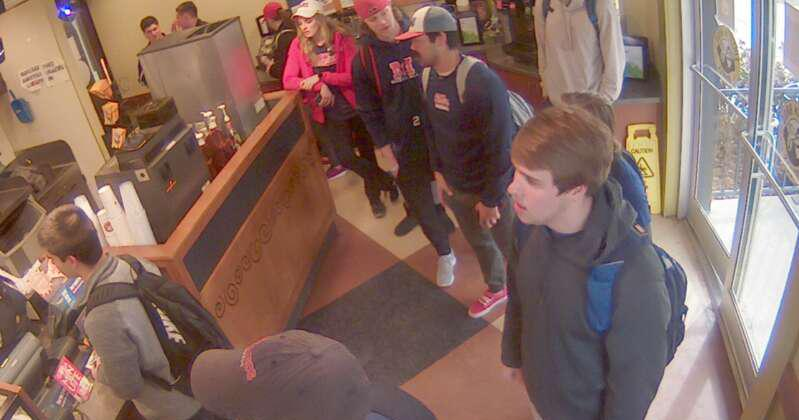
#> input picture data_ch3a/YellowIguana/einsteinatanderson/einsteinatanderson_10.jpg, 799 x 420 px, found by its file name; its folder holds 4 pictures in this run
$ python main.py
#> lines starting #> are read from the running program, lines starting #| are printed output that depends on the picture
# -*- coding: utf-8 -*-
"""
Created on Tue Oct  2 11:24:07 2018

@author: drodr
"""

import numpy as np
import matplotlib.pyplot as mplot
from PIL import Image
from os import listdir
from os.path import isfile, join
#delete images 1, 4, 7, 9, 13, 18, 131, 133, 138, 143

userinput = int(input("Enter a threshold value between 0 and 255: "))
#> the answer given: 100

while userinput < 0 or userinput > 255:
    userinput = int(input("Invalid Input. Enter a threshold value between 0 and 255: "))

images = [f for f in listdir("einsteinatanderson") if isfile(join("einsteinatanderson", f))]

img = []
for index in range(0, len(images)):
    image = Image.open("einsteinatanderson/" + images[index])
#> image is the input picture: PIL image 799x420 RGB; mean R, G, B 133.6, 105.5, 96.9
    img.append(np.float64(image))

average_image = img[0]
for index in range(1, len(img)):
    average_image += img[index]
#> this loop made 3 passes
#> pass 1, `average_image += img[index]`:
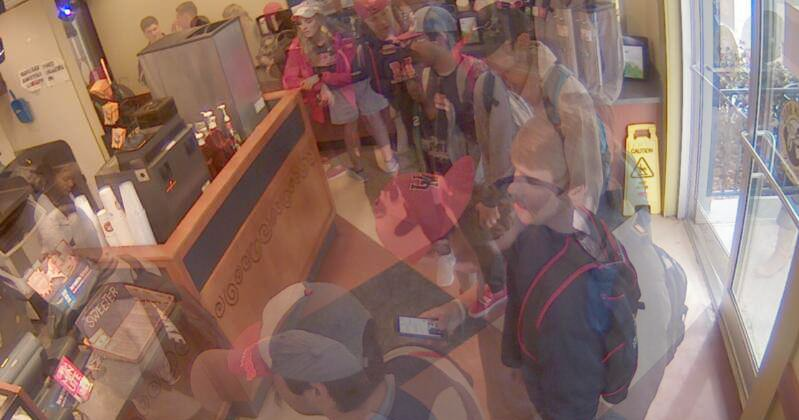
#> average_image: shape (420, 799, 3) float64; mean R, G, B 278.6, 221.1, 203.6; drawn with min black and max white
#> pass 3, `average_image += img[index]`:
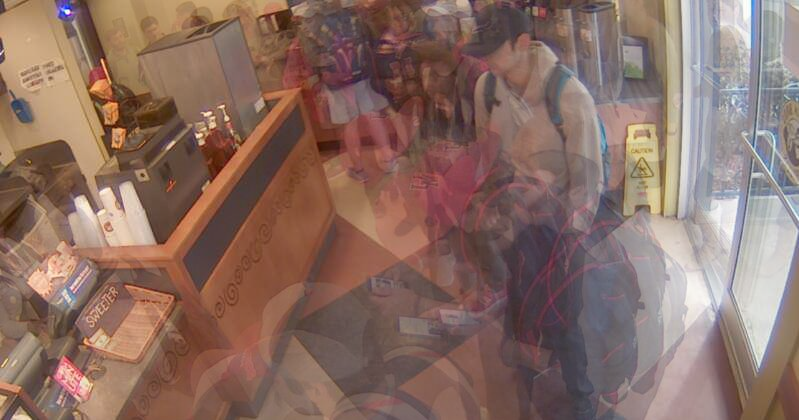
#> average_image: shape (420, 799, 3) float64; mean R, G, B 553.8, 441.5, 402.1; drawn with min black and max white
average_image /= len(img)

abs_image = abs(img[0]-img[-1])
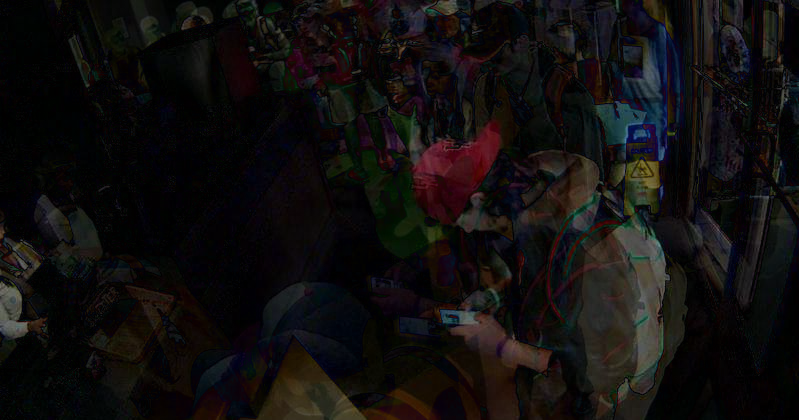
#> abs_image: shape (420, 799, 3) float64; mean of channels 0, 1, 2 17.7, 15.3, 15; drawn as R, G, B
for index in range(1, len(img)):
    abs_image += np.square(abs(img[index] - img[0]))
#> this loop made 3 passes
#> pass 1, `abs_image += np.square(abs(img[index] - img[0]))`:
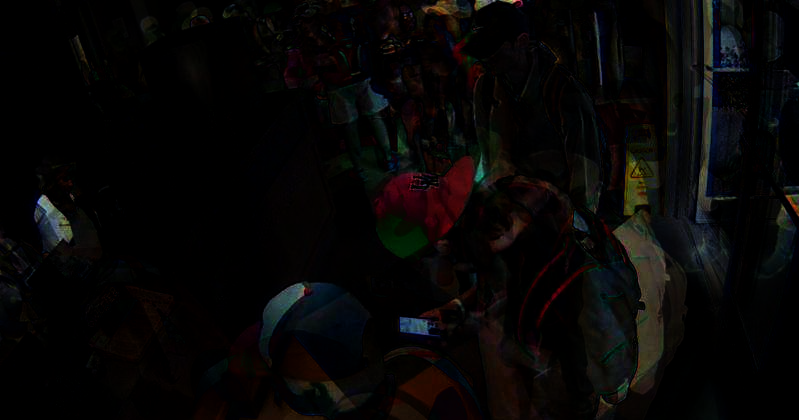
#> abs_image: shape (420, 799, 3) float64; mean of channels 0, 1, 2 759.6, 642.5, 598.6; drawn with min black and max white
#> pass 3, `abs_image += np.square(abs(img[index] - img[0]))`:
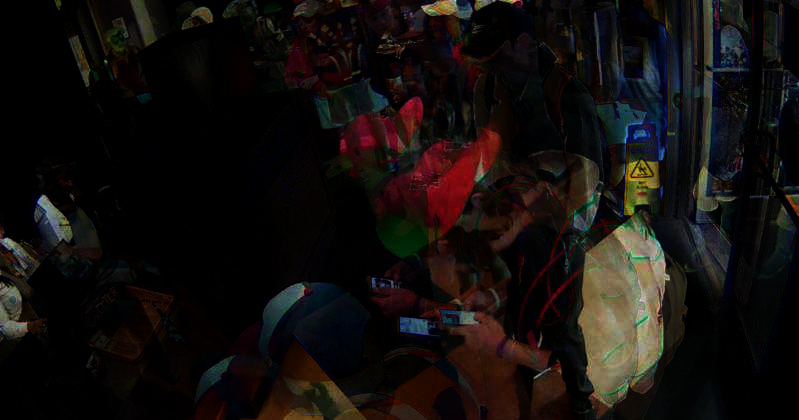
#> abs_image: shape (420, 799, 3) float64; mean of channels 0, 1, 2 2411.7, 1898.8, 1682.3; drawn with min black and max white
abs_image /= len(img)

std_dev_image = np.sqrt(abs_image)
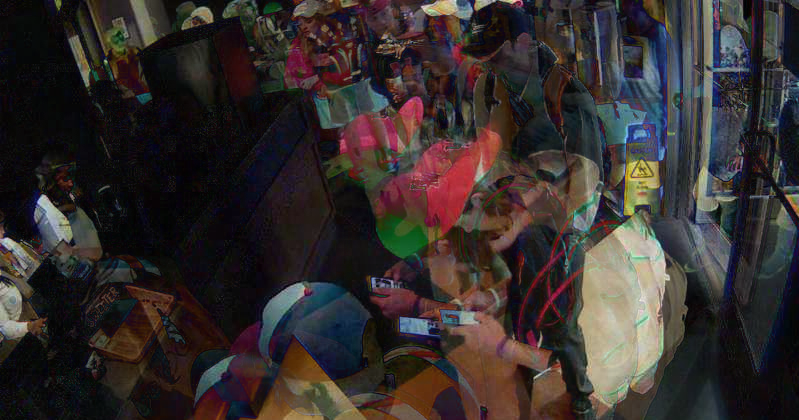
#> std_dev_image: shape (420, 799, 3) float64; mean of channels 0, 1, 2 18.5, 16.1, 15.7; drawn with min black and max white

#loops over each row of the image
for row in range(0, len(std_dev_image)):
 #loops over each column of the image
     for col in range(0, len(std_dev_image[row])):
 #if the pixel at position [row][col] has any
 #color elements greater than user input
         if (std_dev_image[row][col] > [userinput, userinput, userinput]).any():
 #if so, then we set that pixel's color to Red
             average_image[row][col]=[255, 0, 0]

average_image = np.clip(average_image, 0, 255)
abs_image = np.clip(abs_image, 0, 255)
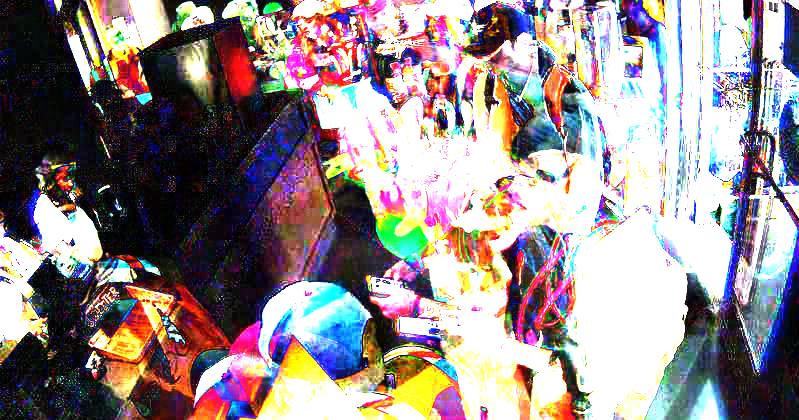
#> abs_image: shape (420, 799, 3) float64; mean of channels 0, 1, 2 150.9, 139, 141.2; drawn as R, G, B
average_image = np.uint8(average_image)
abs_image = np.uint8(abs_image)
mplot.imshow(average_image)
mplot.show()
